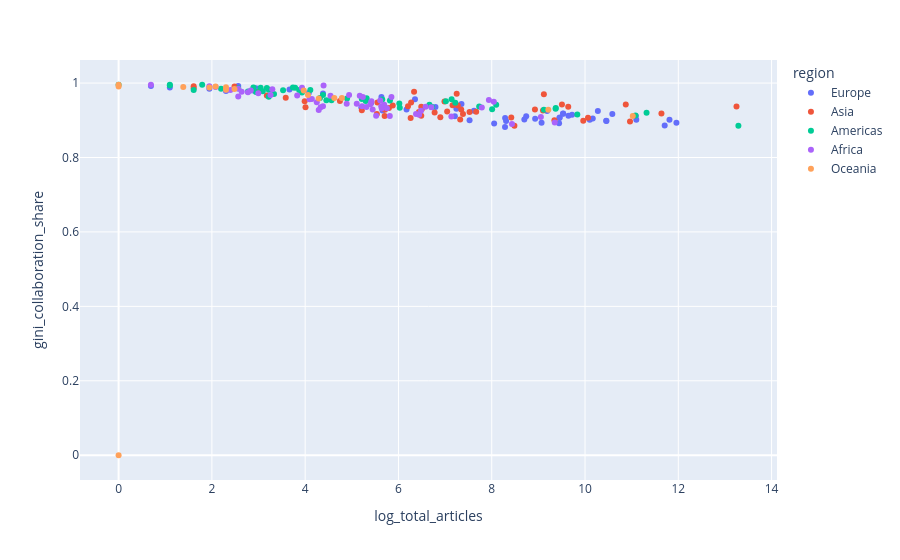

Notebook source saved alongside this figure:
### Code cell
px.scatter(df_collaboration_stats,
           x="log_total_articles",
           y="gini_collaboration_share",
           hover_name="name",
           color="region",
)

### Figure 1 — Plotly figure (JSON) as saved in the notebook; plotly's stock layout.template omitted (floating-point values rounded to 4 significant figures)
{"data": [{"hovertemplate": "<b>%{hovertext}</b><br><br>region=Europe<br>log_total_articles=%{x}<br>gini_collaboration_share=%{y}<extra></extra>", "hovertext": ["Andorra", "Albania", "Austria", "Åland Islands", "Bosnia and Herzegovina", "Belgium", "Bulgaria", "Belarus", "Switzerland", "Czechia", "Germany", "Denmark", "Estonia", "Spain", "Finland", "Faroe Islands", "France", "United Kingdom of Great Britain and Northern Ireland", "Gibraltar", "Greece", "Croatia", "Hungary", "Ireland", "Isle of Man", "Iceland", "Italy", "Jersey", "Liechtenstein", "Lithuania", "Luxembourg", "Latvia", "Monaco", "Moldova, Republic of", "Montenegro", "North Macedonia", "Malta", "Netherlands, Kingdom of the", "Norway", "Poland", "Portugal", "Romania", "Serbia", "Russian Federation", "Sweden", "Slovenia", "Svalbard and Jan Mayen", "Slovakia", "San Marino", "Ukraine", "Holy See"], "legendgroup": "Europe", "marker": {"color": "#636efa", "symbol": "circle"}, "mode": "markers", "name": "Europe", "orientation": "v", "showlegend": true, "x": [1.099, 5.412, 9.722, 0.6931, 6.354, 10.17, 8.052, 7.241, 10.28, 9.444, 11.81, 9.644, 7.619, 11.1, 9.458, 3.664, 11.71, 11.96, 2.303, 9.53, 8.699, 8.931, 9.186, 2.565, 6.793, 11.09, 2.303, 4.382, 7.525, 7.351, 7.209, 4.078, 5.659, 5.204, 6.174, 5.635, 10.59, 9.449, 10.46, 9.529, 9.068, 8.285, 10.45, 10.1, 8.308, 2.89, 8.287, 1.946, 8.739, 2.944], "xaxis": "x", "y": [0.9883, 0.9461, 0.9146, 0.9918, 0.9566, 0.905, 0.8911, 0.931, 0.9251, 0.8922, 0.9012, 0.9125, 0.9253, 0.9016, 0.9075, 0.983, 0.8857, 0.8936, 0.9787, 0.9184, 0.902, 0.9043, 0.925, 0.9924, 0.9353, 0.9117, 0.9815, 0.9717, 0.9002, 0.9437, 0.9108, 0.9732, 0.9265, 0.9342, 0.929, 0.9628, 0.9169, 0.9059, 0.8981, 0.9179, 0.8937, 0.8816, 0.8988, 0.9015, 0.898, 0.9797, 0.9061, 0.9846, 0.9108, 0.9859], "yaxis": "y", "type": "scatter"}, {"hovertemplate": "<b>%{hovertext}</b><br><br>region=Asia<br>log_total_articles=%{x}<br>gini_collaboration_share=%{y}<extra></extra>", "hovertext": ["United Arab Emirates", "Afghanistan", "Armenia", "Azerbaijan", "Bangladesh", "Bahrain", "Brunei Darussalam", "Bhutan", "China", "Cyprus", "Georgia", "Hong Kong", "Indonesia", "Israel", "India", "Iraq", "Iran, Islamic Republic of", "Jordan", "Japan", "Kyrgyzstan", "Cambodia", "Korea, Democratic People's Republic of", "Korea, Republic of", "Kuwait", "Kazakhstan", "Lao People's Democratic Republic", "Lebanon", "Sri Lanka", "Myanmar", "Mongolia", "Macao", "Maldives", "Malaysia", "Nepal", "Oman", "Philippines", "Pakistan", "Palestine, State of", "Qatar", "Saudi Arabia", "Singapore", "Syrian Arab Republic", "Thailand", "Tajikistan", "Timor-Leste", "Turkmenistan", "Türkiye", "Uzbekistan", "Viet Nam", "Yemen"], "legendgroup": "Asia", "marker": {"color": "#EF553B", "symbol": "circle"}, "mode": "markers", "name": "Asia", "orientation": "v", "showlegend": true, "x": [7.324, 3.584, 6.503, 6.438, 7.666, 5.537, 4.745, 2.996, 13.25, 7.16, 5.796, 9.118, 9.099, 9.64, 10.96, 7.345, 10.06, 7.383, 11.64, 3.989, 5.215, 1.609, 10.87, 6.775, 6.205, 4.007, 6.987, 7.044, 5.549, 6.271, 6.335, 3.178, 9.343, 6.489, 6.489, 7.273, 8.486, 5.878, 6.898, 8.419, 9.505, 5.704, 8.926, 7.249, 1.609, 2.485, 9.963, 6.261, 7.524, 5.71], "xaxis": "x", "y": [0.9024, 0.9607, 0.9306, 0.9224, 0.9232, 0.917, 0.9517, 0.9758, 0.9371, 0.9401, 0.933, 0.9702, 0.9264, 0.936, 0.8965, 0.9291, 0.9068, 0.9169, 0.9181, 0.9514, 0.9266, 0.9864, 0.9421, 0.9211, 0.9376, 0.9353, 0.9503, 0.9233, 0.9478, 0.9476, 0.9764, 0.9662, 0.8998, 0.9364, 0.9119, 0.9395, 0.8856, 0.9398, 0.9082, 0.9072, 0.9426, 0.9116, 0.9286, 0.9714, 0.9914, 0.9909, 0.8987, 0.9058, 0.9224, 0.9283], "yaxis": "y", "type": "scatter"}, {"hovertemplate": "<b>%{hovertext}</b><br><br>region=Americas<br>log_total_articles=%{x}<br>gini_collaboration_share=%{y}<extra></extra>", "hovertext": ["Antigua and Barbuda", "Argentina", "Aruba", "Barbados", "Bermuda", "Bolivia, Plurinational State of", "Brazil", "Bahamas", "Belize", "Canada", "Chile", "Colombia", "Costa Rica", "Cuba", "Curaçao", "Dominica", "Dominican Republic", "Ecuador", "Falkland Islands (Malvinas)", "Grenada", "French Guiana", "Greenland", "Guadeloupe", "Guatemala", "Guyana", "Honduras", "Haiti", "Jamaica", "Saint Kitts and Nevis", "Cayman Islands", "Saint Lucia", "Martinique", "Montserrat", "Mexico", "Nicaragua", "Panama", "Peru", "Puerto Rico", "Paraguay", "Suriname", "El Salvador", "Sint Maarten (Dutch part)", "Trinidad and Tobago", "United States of America", "Uruguay", "Saint Vincent and the Grenadines", "Venezuela, Bolivarian Republic of", "Virgin Islands (British)", "Virgin Islands (U.S.)"], "legendgroup": "Americas", "marker": {"color": "#00cc96", "symbol": "circle"}, "mode": "markers", "name": "Americas", "orientation": "v", "showlegend": true, "x": [2.773, 9.373, 1.792, 4.382, 3.738, 6.664, 11.08, 3.784, 2.944, 11.32, 9.118, 9.369, 7.219, 8.008, 2.89, 2.197, 4.564, 6.719, 3.091, 4.111, 3.219, 3.932, 5.318, 5.215, 3.219, 4.317, 3.045, 5.652, 3.332, 3.526, 1.099, 3.871, 2.565, 9.835, 4.454, 6.019, 7.731, 7.14, 5.298, 1.609, 4.898, 0.0, 5.817, 13.29, 7.017, 1.099, 8.096, 6.028, 3.178], "xaxis": "x", "y": [0.9772, 0.9327, 0.9955, 0.9678, 0.988, 0.9415, 0.9125, 0.9875, 0.9758, 0.9202, 0.9283, 0.9312, 0.9469, 0.9299, 0.988, 0.985, 0.9536, 0.9356, 0.9782, 0.9816, 0.963, 0.9746, 0.9589, 0.9572, 0.982, 0.96, 0.9873, 0.9558, 0.9704, 0.9806, 0.9955, 0.9814, 0.9863, 0.9154, 0.9541, 0.9452, 0.9372, 0.9567, 0.9518, 0.9811, 0.9582, 0.9955, 0.953, 0.8853, 0.9508, 0.9933, 0.9415, 0.9339, 0.9868], "yaxis": "y", "type": "scatter"}, {"hovertemplate": "<b>%{hovertext}</b><br><br>region=Africa<br>log_total_articles=%{x}<br>gini_collaboration_share=%{y}<extra></extra>", "hovertext": ["Angola", "Burkina Faso", "Burundi", "Benin", "Botswana", "Congo, Democratic Republic of the", "Central African Republic", "Congo", "Côte d'Ivoire", "Cameroon", "Cabo Verde", "Djibouti", "Algeria", "Egypt", "Eritrea", "Ethiopia", "Gabon", "Ghana", "Gambia", "Guinea", "Equatorial Guinea", "Guinea-Bissau", "Kenya", "Liberia", "Lesotho", "Libya", "Morocco", "Madagascar", "Mali", "Mauritania", "Mauritius", "Malawi", "Mozambique", "Niger", "Nigeria", "Réunion", "Rwanda", "Seychelles", "Sudan", "Sierra Leone", "Senegal", "Somalia", "South Sudan", "Sao Tome and Principe", "Eswatini", "Chad", "Togo", "Tunisia", "Tanzania, United Republic of", "Uganda", "South Africa", "Zambia", "Zimbabwe"], "legendgroup": "Africa", "marker": {"color": "#ab63fa", "symbol": "circle"}, "mode": "markers", "name": "Africa", "orientation": "v", "showlegend": true, "x": [4.143, 5.447, 5.236, 5.521, 5.609, 4.543, 2.398, 4.382, 5.694, 6.377, 2.639, 1.946, 7.939, 9.054, 3.296, 6.483, 4.248, 6.704, 4.331, 2.303, 0.6931, 2.996, 7.134, 2.833, 3.829, 5.421, 7.787, 4.942, 5.313, 2.565, 4.89, 5.398, 5.642, 5.106, 8.434, 5.849, 4.29, 2.773, 5.814, 3.258, 5.631, 2.079, 5.17, 4.394, 3.932, 2.565, 4.094, 8.045, 6.443, 6.582, 9.35, 5.22, 5.753], "xaxis": "x", "y": [0.9572, 0.9289, 0.9628, 0.9121, 0.9529, 0.9659, 0.9813, 0.938, 0.9414, 0.9169, 0.9767, 0.9915, 0.9543, 0.9086, 0.9836, 0.9256, 0.9484, 0.9347, 0.9347, 0.9822, 0.9955, 0.9724, 0.9099, 0.9798, 0.9665, 0.9508, 0.9343, 0.9676, 0.9355, 0.9639, 0.9444, 0.9432, 0.9326, 0.9445, 0.8898, 0.9626, 0.9275, 0.9754, 0.9113, 0.9679, 0.938, 0.9897, 0.966, 0.9933, 0.9874, 0.9845, 0.9562, 0.9495, 0.9151, 0.9364, 0.8942, 0.9378, 0.9322], "yaxis": "y", "type": "scatter"}, {"hovertemplate": "<b>%{hovertext}</b><br><br>region=Oceania<br>log_total_articles=%{x}<br>gini_collaboration_share=%{y}<extra></extra>", "hovertext": ["American Samoa", "Australia", "Fiji", "Micronesia, Federated States of", "Guam", "Northern Mariana Islands", "New Caledonia", "Niue", "New Zealand", "French Polynesia", "Papua New Guinea", "Palau", "Solomon Islands", "Tonga", "Vanuatu", "Samoa"], "legendgroup": "Oceania", "marker": {"color": "#FFA15A", "symbol": "circle"}, "mode": "markers", "name": "Oceania", "orientation": "v", "showlegend": true, "x": [2.079, 11.02, 4.787, 2.303, 3.97, 0.0, 4.625, 0.0, 9.213, 4.06, 4.29, 1.946, 0.0, 1.386, 2.485, 2.303], "xaxis": "x", "y": [0.9907, 0.9116, 0.9601, 0.9891, 0.9799, 0.9909, 0.9599, 0.0, 0.928, 0.9678, 0.9586, 0.9883, 0.9955, 0.9896, 0.9843, 0.9822], "yaxis": "y", "type": "scatter"}], "layout": {"xaxis": {"anchor": "y", "domain": [0.0, 1.0], "title": {"text": "log_total_articles"}}, "yaxis": {"anchor": "x", "domain": [0.0, 1.0], "title": {"text": "gini_collaboration_share"}}, "legend": {"title": {"text": "region"}, "tracegroupgap": 0}, "margin": {"t": 60}}}
